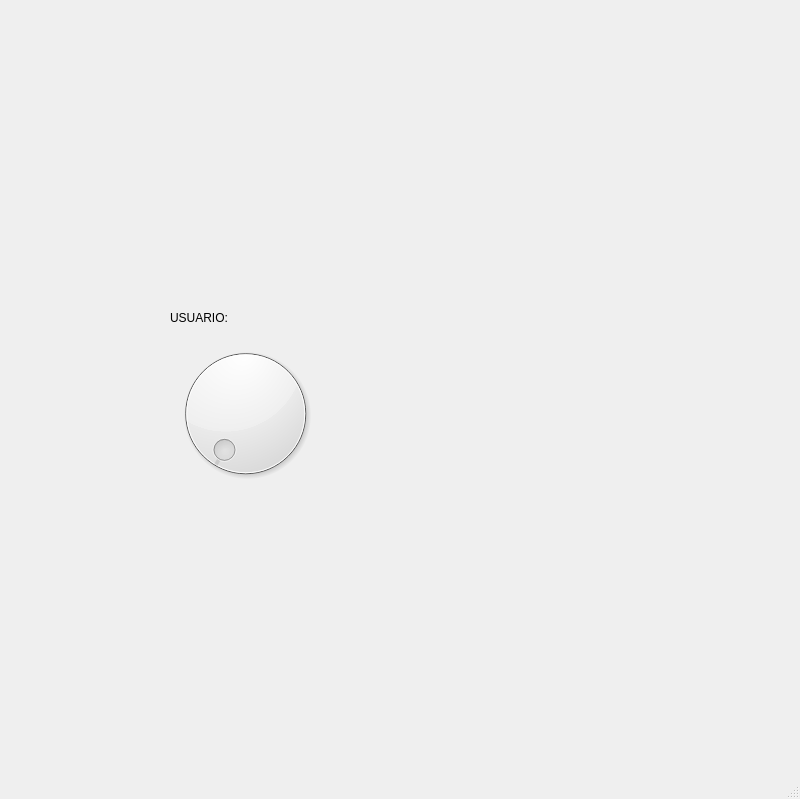
<?xml version="1.0" encoding="UTF-8"?>
<ui version="4.0">
 <class>MainWindow</class>
 <widget class="QMainWindow" name="MainWindow">
  <property name="geometry">
   <rect>
    <x>0</x>
    <y>0</y>
    <width>800</width>
    <height>799</height>
   </rect>
  </property>
  <property name="windowTitle">
   <string>MainWindow</string>
  </property>
  <widget class="QWidget" name="centralwidget">
   <widget class="QLabel" name="label">
    <property name="geometry">
     <rect>
      <x>20</x>
      <y>20</y>
      <width>111</width>
      <height>71</height>
     </rect>
    </property>
    <property name="text">
     <string/>
    </property>
    <property name="pixmap">
     <pixmap resource="../recursos.qrc">:/logos/Imagenes/logoCT.png</pixmap>
    </property>
    <property name="scaledContents">
     <bool>true</bool>
    </property>
   </widget>
   <widget class="QLabel" name="label_2">
    <property name="geometry">
     <rect>
      <x>680</x>
      <y>20</y>
      <width>101</width>
      <height>71</height>
     </rect>
    </property>
    <property name="text">
     <string/>
    </property>
    <property name="pixmap">
     <pixmap resource="../recursos.qrc">:/logos/Imagenes/logoCT.png</pixmap>
    </property>
    <property name="scaledContents">
     <bool>true</bool>
    </property>
   </widget>
   <widget class="QLabel" name="label_3">
    <property name="geometry">
     <rect>
      <x>680</x>
      <y>640</y>
      <width>101</width>
      <height>81</height>
     </rect>
    </property>
    <property name="text">
     <string/>
    </property>
    <property name="pixmap">
     <pixmap resource="../recursos.qrc">:/logos/Imagenes/logoCT.png</pixmap>
    </property>
    <property name="scaledContents">
     <bool>true</bool>
    </property>
   </widget>
   <widget class="QLabel" name="img_persona">
    <property name="geometry">
     <rect>
      <x>440</x>
      <y>240</y>
      <width>181</width>
      <height>231</height>
     </rect>
    </property>
    <property name="text">
     <string/>
    </property>
    <property name="pixmap">
     <pixmap resource="../recursos.qrc">:/logos/Imagenes/logoCT.png</pixmap>
    </property>
    <property name="scaledContents">
     <bool>true</bool>
    </property>
   </widget>
   <widget class="QLabel" name="label_4">
    <property name="geometry">
     <rect>
      <x>170</x>
      <y>310</y>
      <width>61</width>
      <height>16</height>
     </rect>
    </property>
    <property name="text">
     <string>USUARIO:</string>
    </property>
   </widget>
   <widget class="QDial" name="dial_personas">
    <property name="geometry">
     <rect>
      <x>170</x>
      <y>333</y>
      <width>151</width>
      <height>161</height>
     </rect>
    </property>
   </widget>
  </widget>
  <widget class="QMenuBar" name="menubar">
   <property name="geometry">
    <rect>
     <x>0</x>
     <y>0</y>
     <width>800</width>
     <height>26</height>
    </rect>
   </property>
  </widget>
  <widget class="QStatusBar" name="statusbar"/>
 </widget>
 <resources>
  <include location="../recursos.qrc"/>
 </resources>
 <connections/>
</ui>
